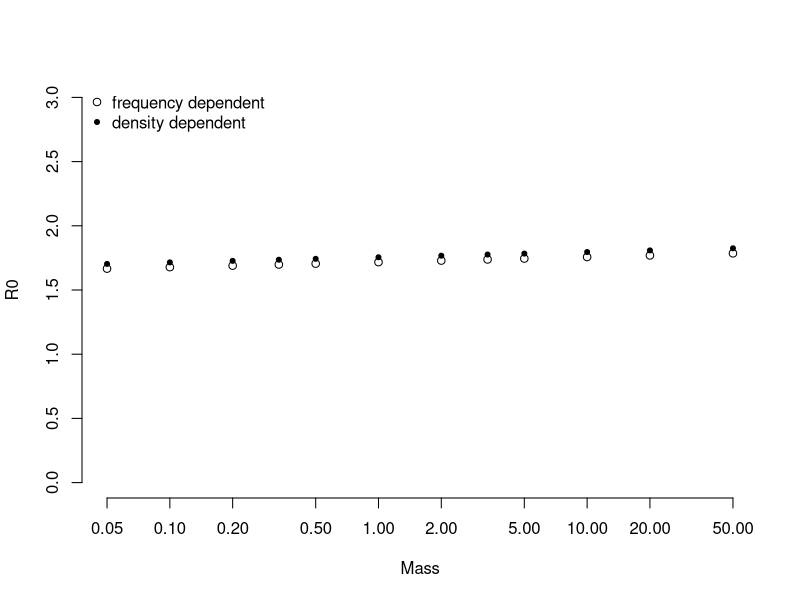
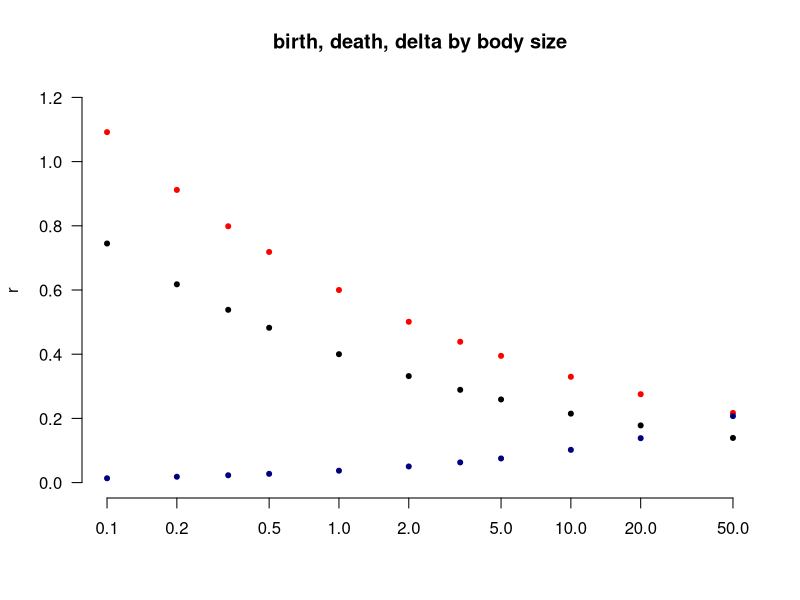
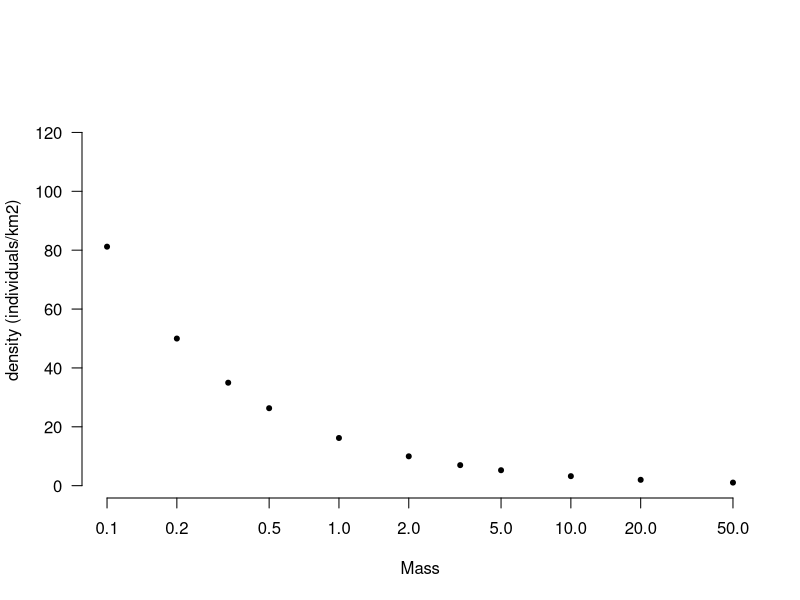
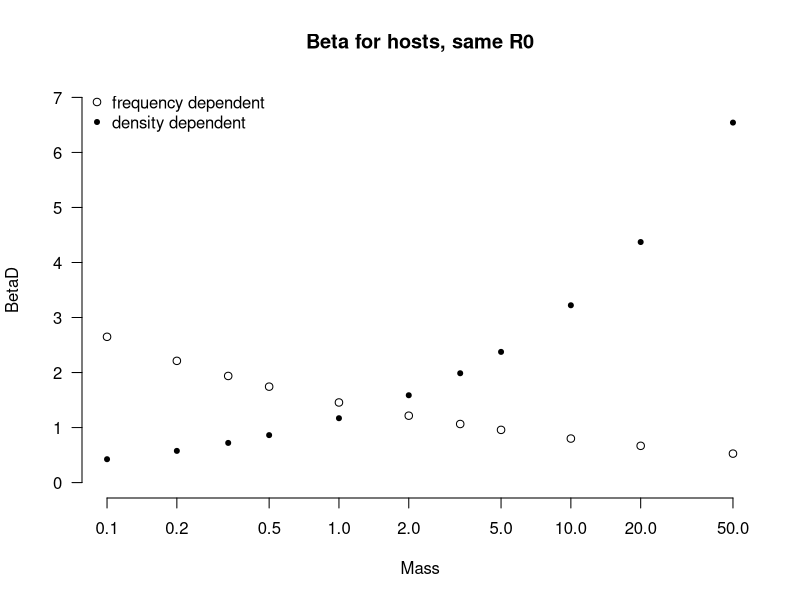

These figures' R source, in order: (Note: this script raises an error after producing the figures.)
##        Andy Dobson - EEB, Princeton University
##
#############################################################################
##                                                                          #
##   Code for model to examine shrinking habitat and pathogen burdens       #
##                                                                          #
#############################################################################
rm(list = ls())
#  install.package("ggplot2")
library("ggplot2")

##  Set range of pathogen Ros
Amax = 100 # maximum number of unique patches
Area=numeric(Amax)
SpecRich=numeric(Amax)

#  Set a range of Area values
Area[1]=0.1
for(i in 1: (Amax/10) ) { 
  Area[i+1]=Area[i]+0.2
}
for(i in (Amax/10):(Amax/4)) { 
  Area[i+1]=Area[i]+2
}
for(i in (Amax/4):(Amax/2)) { 
  Area[i+1]=Area[i]+5
}    
for(i in (Amax/2):(Amax*3/4)) { 
  Area[i+1]=Area[i]+10
}
for(i in (Amax*3/4):(Amax-1)) { 
  Area[i+1]=Area[i]+20
}
print(Area)

#Hosts
Hosts=12  #number of host species

Mass=numeric(Hosts)
# Set a range of body masses in Kg
Mass[1:12]=c(0.05,0.10,0.20,0.333,0.5, 1.0, 2.0, 3.333, 5.0, 10.0, 20.0, 50.0)

Dens = numeric(Hosts) #assume each host has a unique density that is fixed
BetaD = numeric(Hosts) #density dependent transmission; each host has a unique rate that is fixed
BetaF = numeric(Hosts) #frequency dependent transmission; each host has a unique rate that is fixed
r = numeric(Hosts) #reproduction rates for each host are dependent of mass (births - deaths)
d = numeric(Hosts) #death rates for each host; dependent on mass
alphaF = numeric(Hosts) #disease induced mortality for Frequency dependent pathogens
alphaD = numeric(Hosts) #disease induced mortality for density dependent pathogens
delta = numeric(Hosts)
R0F=numeric(Hosts)
R0D= numeric(Hosts)

# Set Carrying capacity for each host species (#/km^2)
#  and also r and d for host transmission rate for pathogen
#  m is increase in host mortality rate

#  Density-dependent transmission
md = 26  #26x the background mortality rate
for (i in 1:Hosts) {
    Dens[i]=16.2*Mass[i]^-0.70
    BetaD[i]=0.045*md*Mass[i]^0.44 
     r[i]=0.6*Mass[i]^-0.26  # births - deaths
     d[i]=0.4*Mass[i]^-0.27 #  
     delta[i] = (r[i]/Dens[i])  #real way to represent b-d/N*
     alphaD[i]= d[i]*md
     R0D[i] = BetaD[i]/(d[i]+alphaD[i])
    }



#  Frequency-dependent transmission

mf = 1.12 #1.12 
for (i in 1:Hosts) {
    BetaF[i]=1.3*mf*Mass[i]^-0.26
    alphaF[i]= d[i]*mf
    R0F[i] = BetaF[i]/(d[i]+alphaF[i])
    }


plot(Mass, R0F, log='x',  bty="n", ylim=c(0,3), ylab='R0')
points(Mass, R0D*Dens, pch=20)
legend('topleft', pch=c(1,20), bty='n',
       c("frequency dependent", "density dependent"))

plot(Mass, r, main="birth, death, delta by body size",
     log='x',  bty="n", ylim=c(0,1.2), xlab='',
     las=1, pch=20, xlim=c(0.1,50), col="red")
points(Mass, d, pch=20)
points(Mass, delta,log='x', pch=20, col="navy")

plot(Mass, Dens, log='x',  bty="n", 
     las=1, pch=20, xlim=c(0.1,50), ylab='density (individuals/km2)')

plot(Mass, BetaD, log='x', 
     main="Beta for hosts, same R0",
     bty="n", las=1, pch=20, ylim=c(0,7), xlim=c(0.1,50))
points(Mass, BetaF)
legend('topleft', pch=c(1,20), bty='n',
       c("frequency dependent", "density dependent"))

##########################################################
#       Determine abundance in each patch
#            and then calculate number infected hosts for frequency dependent pathogens.
#
PatchK=matrix(NA, ncol = Amax, nrow = Hosts) #Number of Host individuals in a given species+patch; carrycapacity for patch
DisPatchKF=matrix(NA, ncol = Amax, nrow = Hosts)
IAbunF=matrix(NA, ncol = Amax, nrow = Hosts) #Number of Infected Individuals
PrevF=matrix(NA, ncol = Amax, nrow = Hosts) # Prevalence 

for(i in 1:Amax)   {
     SpecRich[i]=0
     for(j in 1:Hosts) {
     PatchK[j,i]=Dens[j]*Area[i] #fix scales
     if (PatchK[j,i]>1) PatchK[j,i] else PatchK[j,i]=0
     DisPatchKF[j,i]=((r[j]+d[j]+alphaF[j]-BetaF[j])/delta[j])*Area[i]
     if (DisPatchKF[j,i]>1) DisPatchKF[j,i] else DisPatchKF[j,i]=0
     if (DisPatchKF[j,i]>1) SpecRich[i]=SpecRich[i]+1 else SpecRich[i]
     PrevF[j,i]=(r[j]-(delta[j]*(DisPatchKF[j,i]/Area[i])))/BetaF[j]
     IAbunF[j,i]=PrevF[j,i]*DisPatchKF[j,i]
     }
   }  

SpecRichComp=numeric(Amax)
CompTest=numeric(Hosts)
CompPatchDens=matrix(NA, ncol = Amax, nrow = Hosts)  # carrying capacity in patch with competition
CompAbund=matrix(NA, ncol = Amax, nrow = Hosts)
for(i in 1:Amax)   {
  SpecRichComp[i]=0
  for(j in 2:Hosts) {
    #PatchK[j,i]=Dens[j]*Area[i] #fix scales
    #if (PatchK[j,i]>1) PatchK[j,i] else PatchK[j,i]=0
    CompTest[j]= 1-(Mass[j]-Mass[j-1])^2/(Mass[j]*Mass[j-1])
    if (CompTest[j]>1) CompTest[j] else CompTest[j]=0
    if (CompTest[j]>1) SpecRichComp[i]=SpecRichComp[i]+1 else SpecRichComp[i]
    CompAbund[j,i]=CompAbund[j,i]*Area[i]
  }
}

test=matrix(NA, ncol = 2, nrow = Hosts)  
for (i in 1:Hosts){
  if ((i-1)>0) test[i,1]=(Dens[i]*(1-(Mass[i]-Mass[i-1]))) else test[i,1]=Dens[i]
  if ((i+1)< 13) test[i,2]=Dens[i]*((1-(Mass[i]-Mass[i-1]))+(1-(Mass[i]-Mass[i+1]))) else test[i,2]=Dens[i]
}
1-(abs(Mass[1]+Mass[(1+1)])/(Mass[1]*Mass[(1+1)]))
test[,1]
i=3
if (Mass[i-1]>0) test[i,2]=Dens[i]*(1-(Mass[i]-Mass[i-1])) else test[i,2]=Dens[i]
test[i,2]
# Assuming there 
##   Boring plot of the number of hosts in each patch

par(mfrow=c(1,1))  
plot(Area, PatchK[1,],  ylab='Hosts', xlab='Patch Area(km^2)',
  col ="red", log = c("x", 'y'), #ylim = c(0.1, 300), 
  main = 'Number of individuals in patches of different size',
  pch=20)
points(Area, DisPatchKF[1,], col="red", cex=.5)
points(Area, DisPatchKD[1,], col="red", cex=.5,pch=2)

points(Area, PatchK[2,], col = "blue",pch=20)
points(Area, PatchK[5,], col = "green", pch=20) 
points(Area, PatchK[6,], col= "black", pch=20)
points(Area, PatchK[9,], col= "orange", pch=20) 
leg.text<-c("5gram", "100gram ", "500gram ", "1kg ", "5kg")
legend("topleft",leg.text,lty=rep(1,4),col=c( "red", "blue", "green", "black", "orange"),bty="n")
 

##  Do a quick plot of the  number of infected hosts        
 
plot(Area, IAbunF[1,], ylab='Infected Hosts', xlab='Patch Area(km^2)',
  col ="red", log = "x", #ylim = c(0.1, 100), 
  main = 'Number in patches of different size',
  pch=20)
points(Area, IAbunF[2,], col = "blue", pch=20)
points(Area, IAbunF[5,], col = "green", pch=20) 
points(Area, IAbunF[6,], col= "black", pch=20)
points(Area, IAbunF[9,], col= "orange", pch=20) 
legend("topleft",leg.text,lty=rep(1,4),
       col=c("red", "blue", "green", "black", "orange"),bty="n")
 

## Boring plot of the prevalence data
plot(Area, PrevF[1,], ylab='Prevalence', xlab='Patch Area(km^2)',
  col ="red", log = "x", ylim = c(0.01, 1.0), 
  main = 'FD prev in patches of different size',
  pch=20,bty='n')
points(Area, PrevF[2,], col = "blue", pch=20)
points(Area, PrevF[5,], col = "green", pch=20) 
points(Area, PrevF[6,], col= "black", pch=20)
points(Area, PrevF[9,], col= "orange", pch=20) 
leg.text<-c("5gram", "100gram ", "500gram ", "1kg ", "5kg")
legend("topleft",leg.text,lty=rep(1,4),
       col=c("red", "blue", "green", "black", "orange"),bty="n")



##########################################################
#       DENSITY dependent pathogens
#
DisPatchKD=matrix(NA, ncol = Amax, nrow = Hosts)
IAbunD=matrix(NA, ncol = Amax, nrow = Hosts) #Number of Infected Individuals
PrevD=matrix(NA, ncol = Amax, nrow = Hosts) # Prevalence 

for(i in 1:Amax)   {
  SpecRich[i]=0
  for(j in 1:Hosts) {
    PatchK[j,i]=Dens[j]*Area[i] 
    if (PatchK[j,i]>1) PatchK[j,i] else PatchK[j,i]=0
    DisPatchKD[j,i]=((r[j]+d[j]+alphaD[j])/(BetaD[j]+delta[j]))*Area[i]
    if (DisPatchKD[j,i]>1) DisPatchKD[j,i] else DisPatchKD[j,i]=0
    if (DisPatchKD[j,i]>1) SpecRich[i]=SpecRich[i]+1 else SpecRich[i]
    PrevD[j,i]=((r[j]-(delta[j]*((r[j]+d[j]+alphaD[j])/(BetaD[j]+delta[j]))))/BetaD[j])/
      ((r[j]+d[j]+alphaD[j])/(BetaD[j]+delta[j]))
    IAbunD[j,i]=PrevD[j,i]*DisPatchKD[j,i]
  }
}  

##   Boring plot of the number of hosts in each patch

par(mfrow=c(1,1))  
plot(Area, PatchK[1,], ylab='Hosts', xlab='Patch Area(km^2)',
     col ="red", log = "x", #ylim = c(0.1, 300), 
     main = 'Number of individuals in patches of different size',
     pch=20)
plot(Area, DisPatchKD[1,]/Area, col='red')
points(Area, PatchK[2,], col = "blue",pch=20)
points(Area, PatchK[5,], col = "green", pch=20) 
points(Area, PatchK[6,], col= "black", pch=20)
points(Area, PatchK[9,], col= "orange", pch=20) 
leg.text<-c("5gram", "100gram ", "500gram ", "1kg ", "5kg")
legend("topleft",leg.text,lty=rep(1,4),col=c( "red", "blue", "green", "black", "orange"),bty="n")


##  Do a quick plot of the  number of infected hosts        

plot(Area, IAbunD[1,], ylab='Infected Hosts', xlab='Patch Area(km^2)',
     col ="red", log = "x",# ylim = c(0.1, 100), 
     main = 'Number in patches of different size',
     pch=20)
points(Area, IAbunD[2,], col = "blue", pch=20)
points(Area, IAbunD[5,], col = "green", pch=20) 
points(Area, IAbunD[6,], col= "black", pch=20)
points(Area, IAbunD[9,], col= "orange", pch=20) 
legend("topleft",leg.text,lty=rep(1,4),
       col=c("red", "blue", "green", "black", "orange"),bty="n")


## Boring plot of the prevalence data
plot(Area, PrevD[1,], ylab='Prevalence', xlab='Patch Area(km^2)',
     col ="red", log = "x", ylim = c(0,0.1), 
     main = 'DD Prev in patches of different size',
     pch=20, bty='n')
points(Area, PrevD[2,], col = "blue", pch=20)
points(Area, PrevD[5,], col = "green", pch=20) 
points(Area, PrevD[6,], col= "black", pch=20)
points(Area, PrevD[9,], col= "orange", pch=20) 
leg.text<-c("5gram", "100gram ", "500gram ", "1kg ", "5kg")
legend("topleft",leg.text,lty=rep(1,4),
       col=c("red", "blue", "green", "black", "orange"),bty="n")



###########################################################################
##
##      Species Area curve

par(mfrow=c(1,1))
plot(Area, SpecRich, ylab="Species", xlab="Area of Patch", log="x",
      main= "Species Area Curve", pch=20, bty='n')
      
## Now add the number of infected together to get at net risk 

SumDen=numeric(Amax)
ISumDen=numeric(Amax)
AvgPrev=numeric(Amax)

for(i in 1:Amax)   {
     SumDen[i]=0.0
     ISumDen[i]=0.0
     for(j in 1:Hosts) {
     SumDen[i]=PatchK[j,i]+SumDen[i]
#
#    Pathogen prevalence
#     
     ISumDen[i]=IAbunF[j,i]+ISumDen
     }
   AvgPrev[i]=ISumDen[i]/SumDen[i]
   }  

##  Total number of animals and number infected
# 
par(mfrow=c(1,1))  
plot(Area, SumDen, ylab='Numbers', xlab=' Patch Area(km^2)',
  col ="blue", log = "xy", ylim = c(1, 100000), main = 'Numbers in patches of different size' )
points(Area, ISumDen, col = "red")

leg.text<-c("Total Hosts", "Number Infectious")
legend("topleft",leg.text,lty=rep(1,4),col=c("blue", "red"),bty="n")

##  Proportion of all animals that are infected
#
par(mfrow=c(1,1)) 
plot(Area, AvgPrev, ylab='Prevalence', xlab=' Patch Area(km^2)',
  col ="red", log = "x", ylim = c(0.0005, 0.05), main = 'Overall Prevalence ' ) 

###
##   Add in 3d surface if number hosts and infected
##

require(grDevices) # for trans3d
##                   -----------

op <- par(bg = "white")
persp(Mass, Area, Prev, theta = 30, phi = 30, expand = 0.5, col = "lightblue")
persp(Mass, Area, Prev, theta = 30, phi = 30, expand = 0.5, col = "lightblue",
       ltheta = 120, shade = 0.75, ticktype = "detailed",
       xlab = "Mass of Host", ylab = "Area of Patch", zlab = "Infecteds"
) -> res
round(res, 3)

####

###########################################################
out <- qplot(Area,PatchK[1,],color=qsec)
 + qplot(Area, PatchK[2,], color =qsec)
 
 out
 

## Superimpose plots on top of each other

qplot(Area,Prev[1,],color="red")
qplot(Area,Prev[2,],color="blue")

# p.tmp
   

######################################################################
##
##   Explore alternative formulations
##
########################################################################



